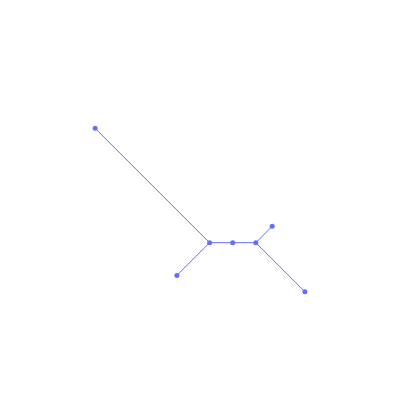

The notebook cell this image was saved under:
### Code cell
anjl.plot_equal_angle(Z1r, marker_size=5, internal_marker_size=5, width=400, height=400)

### Figure 1 — Plotly figure (JSON) as saved in the notebook; plotly's stock layout.template omitted (floating-point values rounded to 4 significant figures)
{"data": [{"hovertemplate": "x=%{x}<br>y=%{y}<extra></extra>", "legendgroup": "", "line": {"color": "#636efa", "dash": "solid", "width": 1}, "marker": {"symbol": "circle"}, "mode": "lines", "name": "", "orientation": "v", "showlegend": false, "type": "scatter", "x": [0, 1, null, 0, -1, null, -1, -2.414, null, -1, -5.95, null, 1, 1.707, null, 1, 3.121, null], "xaxis": "x", "y": [0, 6.123e-17, null, 0, -1.837e-16, null, -1.837e-16, -1.414, null, -1.837e-16, 4.95, null, 6.123e-17, 0.7071, null, 6.123e-17, -2.121, null], "yaxis": "y"}, {"hovertemplate": "<b>%{hovertext}</b><br><br>x=%{x}<br>y=%{y}<extra></extra>", "hovertext": [3, 2, 1, 0], "legendgroup": "", "marker": {"color": "#636efa", "size": 5, "symbol": "circle"}, "mode": "markers", "name": "", "orientation": "v", "showlegend": false, "type": "scatter", "x": [-5.95, -2.414, 3.121, 1.707], "xaxis": "x", "y": [4.95, -1.414, -2.121, 0.7071], "yaxis": "y"}, {"hovertemplate": "<b>%{hovertext}</b><br><br>x=%{x}<br>y=%{y}<extra></extra>", "hovertext": [6, 5, 4], "legendgroup": "", "marker": {"color": "#636efa", "size": 5, "symbol": "circle"}, "mode": "markers", "name": "", "orientation": "v", "showlegend": false, "type": "scatter", "x": [0, -1, 1], "xaxis": "x", "y": [0, -1.837e-16, 6.123e-17], "yaxis": "y"}], "layout": {"height": 400, "legend": {"itemsizing": "constant", "tracegroupgap": 0}, "width": 400, "xaxis": {"autorange": true, "domain": [0, 1], "mirror": false, "range": [-6.604, 3.775], "showgrid": false, "showline": false, "showticklabels": false, "ticks": "", "title": {}, "type": "linear"}, "yaxis": {"autorange": true, "domain": [0, 1], "mirror": false, "range": [-3.343, 6.171], "scaleanchor": "x", "scaleratio": 1, "showgrid": false, "showline": false, "showticklabels": false, "ticks": "", "title": {}, "type": "linear"}}}
